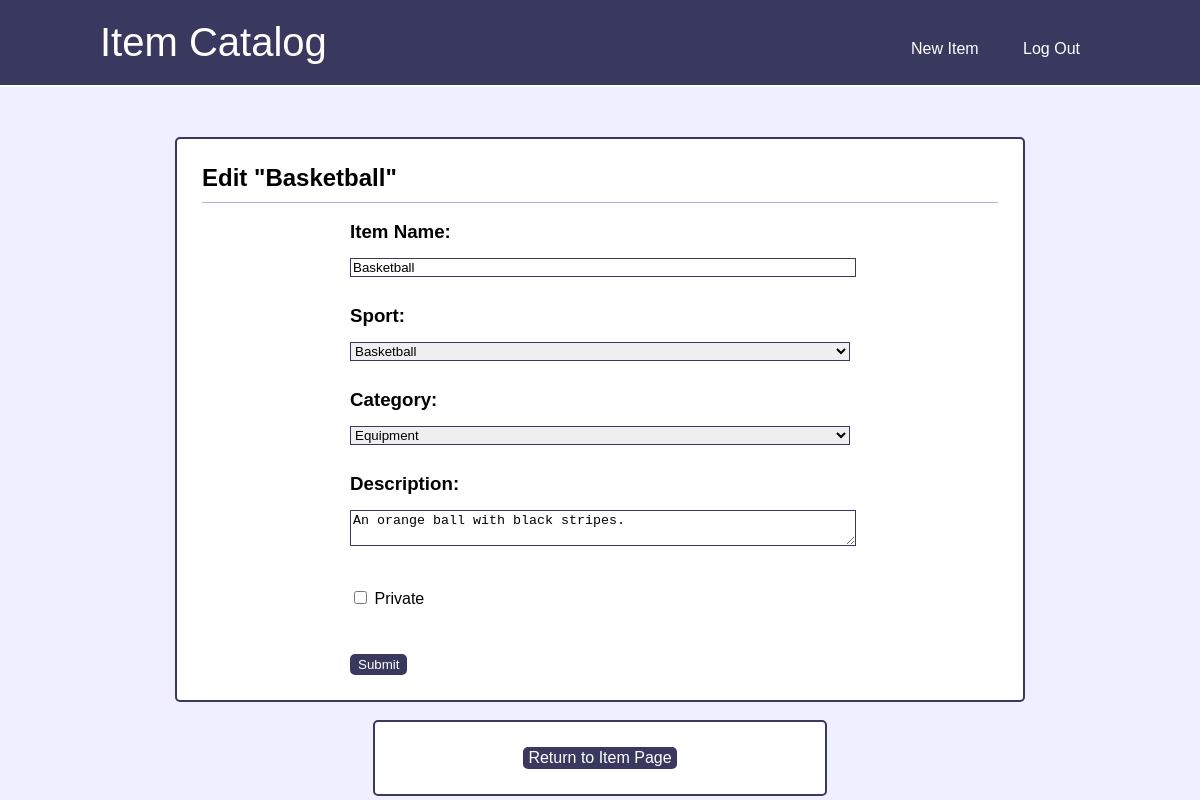
The app's page /item/Basketball/edit (signed in) with its own data.
### item_catalog/models.py (models this page shows, shortened)
class Item(db.Model):
    id = db.Column(db.Integer, primary_key=True)
    name = db.Column(db.String(256), nullable=False)
    sport = db.Column(db.String(256), nullable=False)
    category = db.Column(db.String(256), nullable=False)
    description = db.Column(db.String(1024), nullable=False)
    date = db.Column(db.DateTime, default=datetime.utcnow, nullable=False)
    private = db.Column(db.Boolean, default=0, nullable=False)
    user_id = db.Column(db.Integer, db.ForeignKey('user.id'), nullable=False)

### item_catalog/items/views.py (the view)
@items.route('/item/<string:item_name>/edit', methods=['GET', 'POST'])
@login_required
def edit_item(item_name):
    item = Item.query.filter_by(name=item_name).first()
    if not item:
        abort(404)
    elif current_user != item.user:
        abort(403)
    form = ItemForm()
    if form.validate_on_submit():
        if form.name.data != item.name or form.sport.data != item.sport:
            query = Item.query.filter_by(name=form.name.data,
                                         sport=form.sport.data).first()
            if query:
                flash('This sport already has an item with that name.', 'bad')
                return redirect(url_for('items.edit_item',
                                        item_name=item_name))
        else:
            item.name = form.name.data
            item.sport = form.sport.data
            item.category = form.category.data
            item.description = form.description.data
            item.private = form.private.data
            db.session.commit()
            flash(f'"{item.name}" has been updated!', 'good')
            return redirect(url_for('items.item', item_name=item_name))
    elif request.method == 'GET':
        form.name.data = item.name
        form.sport.data = item.sport
        form.category.data = item.category
        form.description.data = item.description
        form.private.data = item.private
    return render_template('edit_item.html', item=item, form=form)

### item_catalog/dance/utils.py (called while the page is built)
@login_manager.user_loader
def load_user(user_id):
    return User.query.get(int(user_id))

### item_catalog/templates/edit_item.html (shortened to what this page needs)
{% extends 'base.html' %}
{% block content %}
    <div class="main">
        <div class="center">
            <h2>Edit "{{ item.name }}"</h2>
            <br>
            <form action="" method="post">
                {% include 'item_form.html' %}
                <br>
                <br>
                {{ form.submit(class="form-submit") }}
            </form>
        </div>
        <br>
        <div class="center-small">
            <ul>
                <li><a href="{{ url_for('items.item', item_name=item.name ) }}">Return to Item Page</a></li>
            </ul>
        </div>
    </div>
{% endblock content %}

### item_catalog/templates/item_form.html
                <h3>{{ form.name.label }}:</h3>
                {% if form.name.errors %}
                    <p>{{ form.name(class="form-field-errors") }}</p>
                    <div class="error-feedback">
                        <ul>
                            {% for error in form.name.errors %}
                                <li>{{ error }}</li>
                            {% endfor %}
                        </ul>
                    </div>
                {% else %}
                    <p>{{ form.name(class="form-field") }}</p>
                {% endif %}
                <br>
                <h3>{{ form.sport.label }}:</h3>
                <p>{{ form.sport(class="form-field") }}</p>
                <br>
                <h3>{{ form.category.label }}:</h3>
                <p>{{ form.category(class="form-field") }}</p>
                <br>
                <h3>{{ form.description.label }}:</h3>
                {% if form.description.errors %}
                    <p>{{ form.description(class="form-field-errors") }}</p>
                    <div class="error-feedback">
                        <ul>
                            {% for error in form.description.errors %}
                                <li>{{ error }}</li>
                            {% endfor %}
                        </ul>
                    </div>
                {% else %}
                    <p>{{ form.description(class="form-field") }}</p>
                {% endif %}
                <br>
                <p>{{ form.private(class="form-field-bool") }} {{ form.private.label }}</p>

### item_catalog/static/main.css (style rules this page uses)
body, div, ul, h1, h2, h3, h4, h5, h6, p { margin: 0; padding: 0; font-family: sans-serif; }
body { background-color: #efefff; }
.main { max-width: 850px; margin: 50px auto 0 auto; }
.center { max-width: 100%; background-color: #ffffff; padding: 25px; border-color: #393960; border-width: 2px; border-style: solid; border-radius: 5px; }
.center h2 { padding-bottom: 10px; border-bottom-color: #afafcf; border-bottom-style: solid; border-bottom-width: 1px; }
.center p { padding: 10px 0; }
.center-small { width: 400px; background-color: #ffffff; padding: 25px; margin: auto; border-color: #393960; border-width: 2px; border-style: solid; border-radius: 5px; }
.center-small ul { text-align: center; list-style: none; }
.center-small li { display: inline-block; }
.center-small a { display: inline-block; color: #ffffff; text-decoration: none; width: 150px; margin: 0 10px; background-color: #393960; border-color: #393960; border-width: 2px; border-style: solid; border-radius: 5px; }
.center form { width: 500px; margin: auto; }
.form-field { width: 100%; margin-top: 5px; border-color: #393960; border-width: 1px; border-style: solid; }
.form-submit { color: #ffffff; background-color: #393960; border-color: #393960; border-width: 2px; border-style: solid; border-radius: 5px; }

### records on screen
Item: name "Basketball", sport "Basketball", category "Equipment", description "An orange ball with black stripes."
